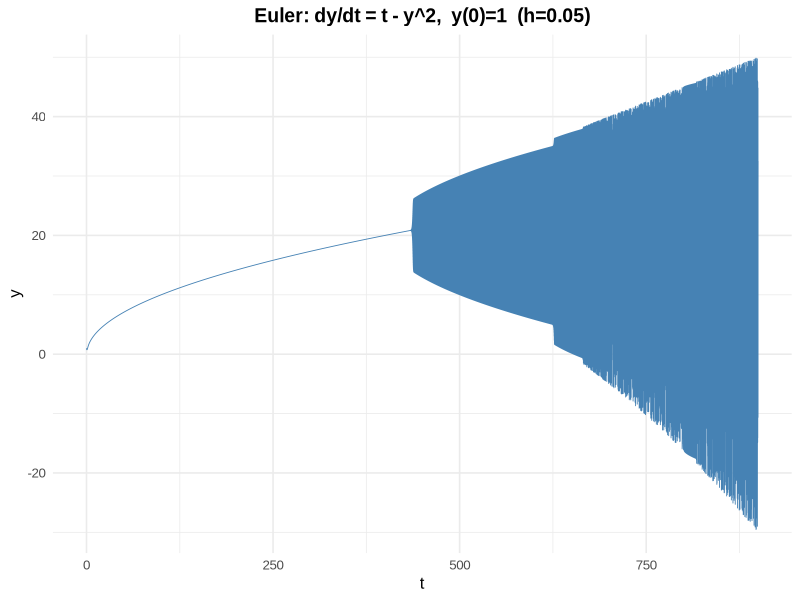
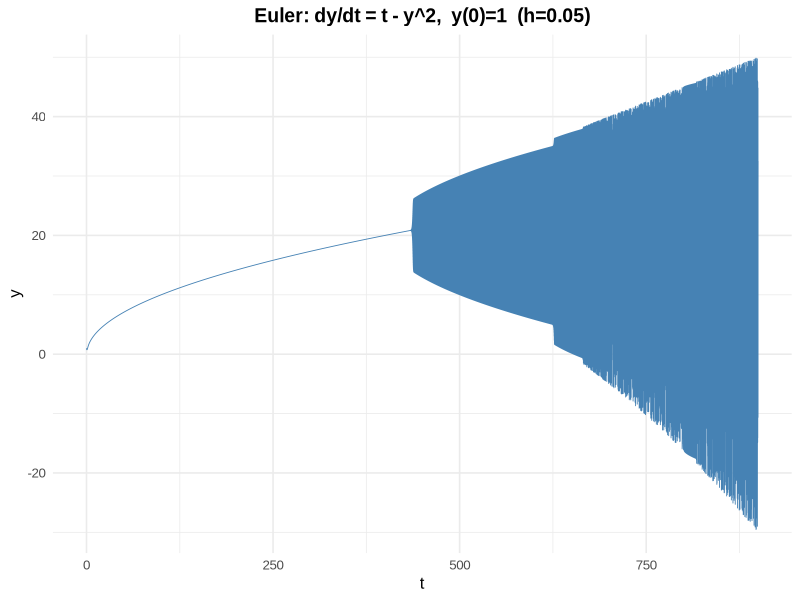

Write the R code that produced these figures, in order.
## Use Euler's method to solve dy/dt = t - y^2, y(0) = 1 from t=0 to t = 900 and plot t vs y

h  <- 0.05
t0 <- 0
tf <- 900

# number of steps
N <- as.integer((tf - t0)/h)

# Allocate vectors
t <- numeric(N+1)
y <- numeric(N+1)

# Initial conditions
t[1] <- t0
y[1] <- 1

# Euler iteration 

for (n in 1:N) {
  t[n+1] <- t[n] + h
  y[n+1] <- y[n] + h * (t[n] - y[n]^2)
}


# install.packages("ggplot2")  # if needed
library(ggplot2)

df <- data.frame(t = t, y = y)

p <- ggplot(df, aes(t, y)) +
  geom_line(linewidth = 0.3, color = "steelblue") +
  labs(
    title = "Euler: dy/dt = t - y^2,  y(0)=1  (h=0.05)",
    x = "t", y = "y"
  ) +
  theme_minimal(base_size = 12, base_family = "Arial") +
  theme(
    plot.title = element_text(hjust = 0.5, face = "bold", size = 14)
  )

p

ggsave("euler_plot.png", plot = p, width = 8, height = 4, units = "in", dpi = 300)
